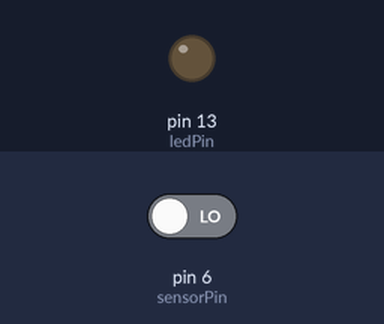
This sketch was run on a simulated Arduino Uno, built with avr-gcc and run on an emulated ATmega328P. Shown: output pins drawn as LEDs (lit = HIGH). The test bench sets the inputs (shaded band); at power-on: pin 6 (sensorPin) LOW. What the sketch prints to the serial monitor is not drawn.

Above: at 1.2 s.
1.3 s: pin 6 (sensorPin) driven HIGH
At 2.5 s:
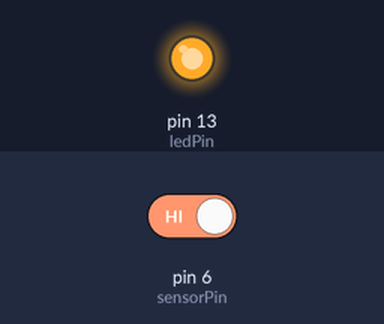
2.8 s: pin 6 (sensorPin) driven LOW
At 3.7 s:
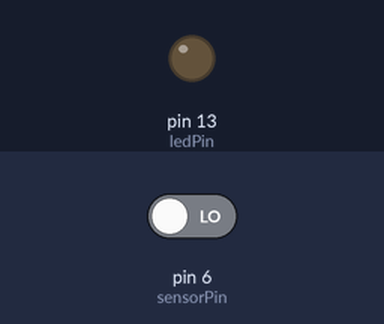
Timing chart, 0 to 5.8 s (numbered marks = the images above; inputs shaded):
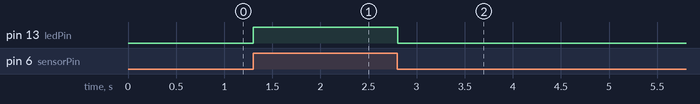

The sketch:

10_tracking.ino
```cpp
/********************************
 * makerblog.at - Tutorial
 * Elegoo 37 Sensor Kit v2.0
 *
 * TRACKING / Linienerkennung
 * Arduino GND -> Pin 1 (GND)
 * Arduino 5V -> Pin 2 (+)
 * Arduino D6 -> Pin 3 (out)
 *
 *********************************/

int ledPin = 13;

int sensorPin = 6;
int sensorVal = 0;
int ledStatus = LOW;

void setup() {
  Serial.begin(9600);
  pinMode(ledPin, OUTPUT);
  pinMode(sensorPin, INPUT);
}

void loop() {

  sensorVal = digitalRead(sensorPin);
  digitalWrite(ledPin, sensorVal);
  Serial.println(sensorVal);

}
```

Measured:
- after the input at 1.3 s, pin 13 (ledPin): LOW → HIGH at once
- after the input at 2.8 s, pin 13 (ledPin): HIGH → LOW at once
